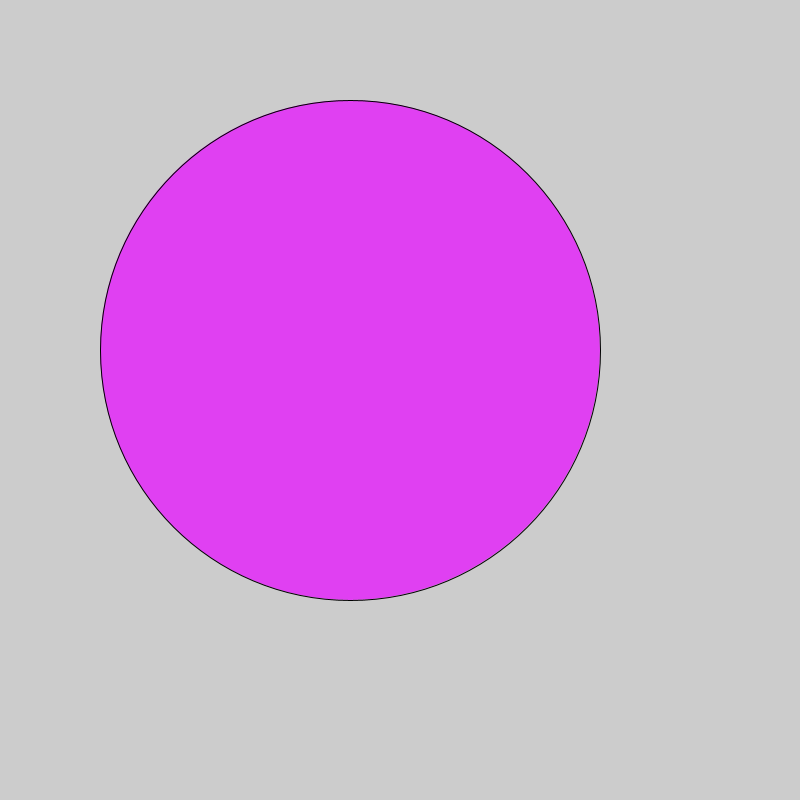
Frame 1 (no input)
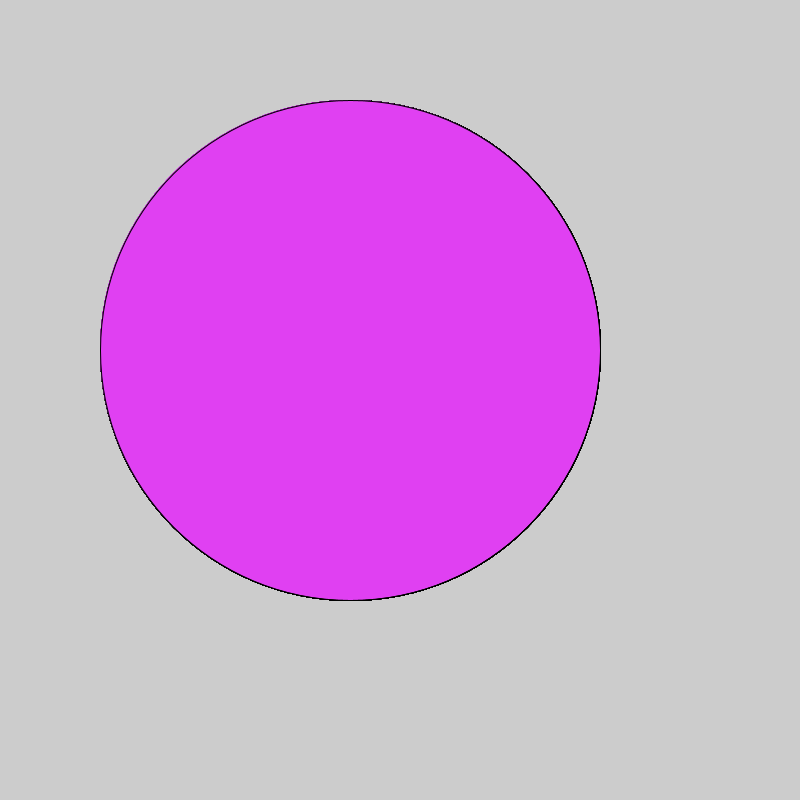
Frame 60 (the mouse pressed at the canvas centre just before this capture)
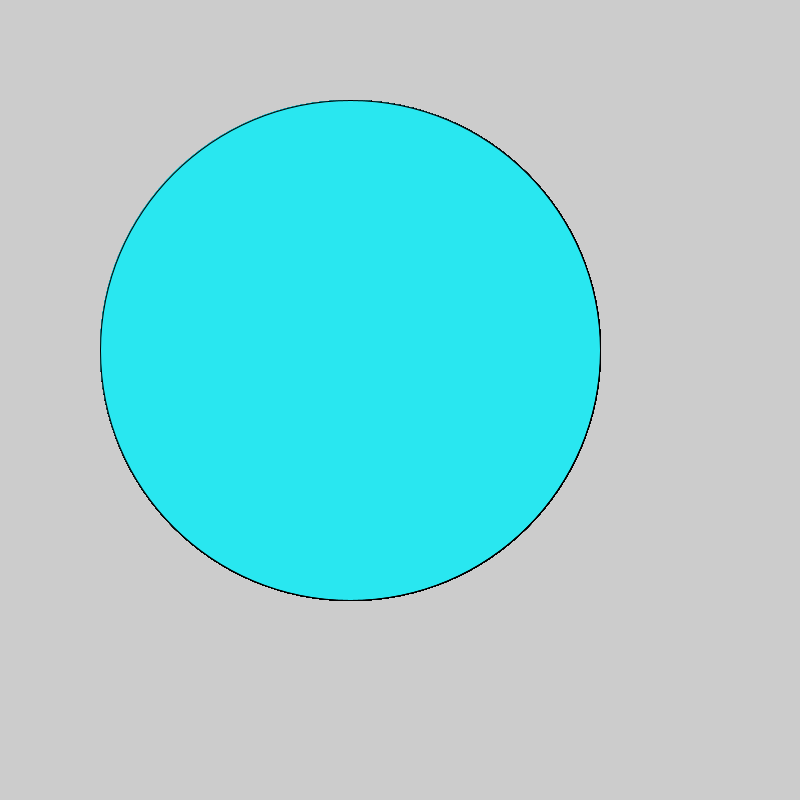
Frame 120 (the mouse held since frame 60 and released just before this capture)

The Processing sketch that drew these frames (run headless with seeded random() and noise(); from frame 60 on, the mouse is pressed at the canvas centre):

// Processing sketch: changing_color_dot
// ── changing_color_dot.pde
void setup(){
  size(800,800);
}
void draw(){
  
  
if(mousePressed){
  fill(#29E7F0);
}else{
  fill(#E040F2);
}
  ellipse(350,350,500,500);
}
